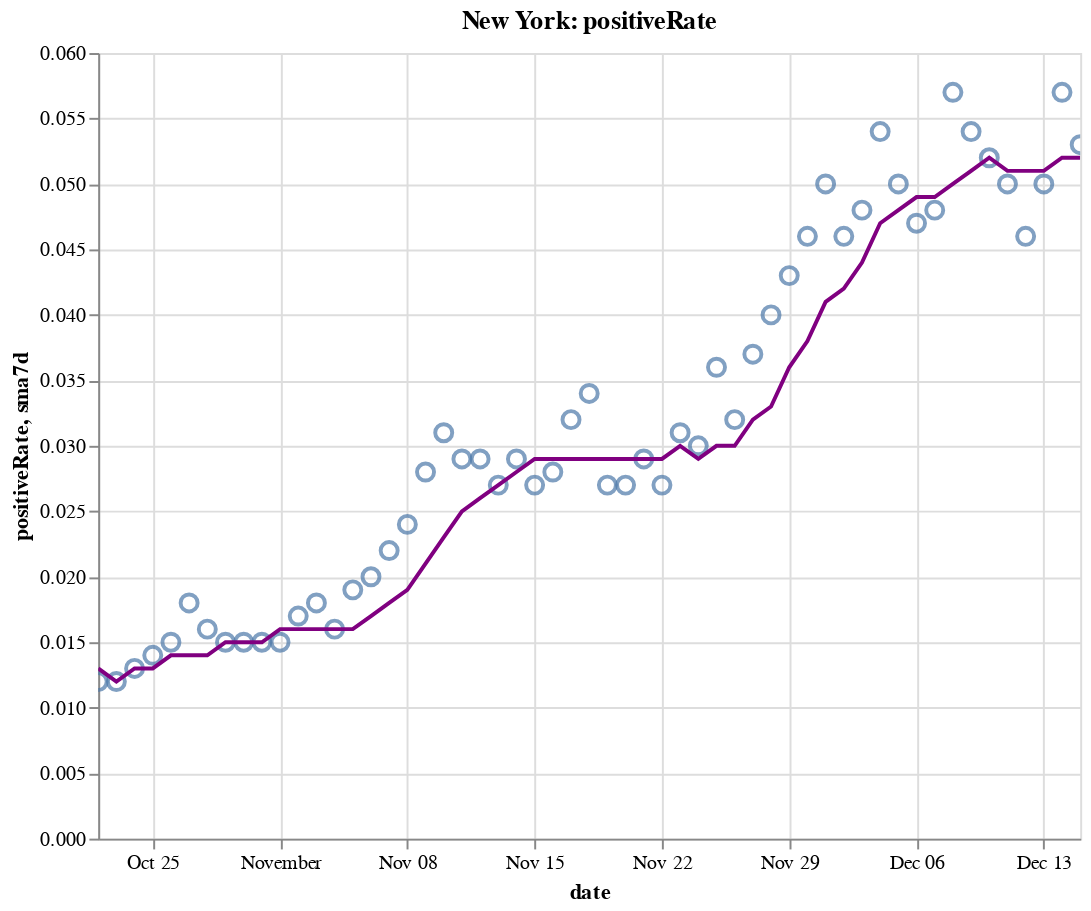

Write notebook code for a chart like this one.
### Code cell
create_plot(ny, 'positiveRate')

### Figure 1 — Vega-Lite specification as saved in the notebook (floating-point values rounded to 4 significant figures)
{"config": {"view": {"continuousWidth": 400, "continuousHeight": 300}}, "layer": [{"layer": [{"mark": {"type": "point", "size": 75}, "encoding": {"tooltip": [{"type": "temporal", "field": "date"}, {"type": "quantitative", "field": "positiveRate"}, {"type": "quantitative", "field": "sma7d"}], "x": {"type": "temporal", "field": "date"}, "y": {"type": "quantitative", "field": "positiveRate"}}, "selection": {"selector010": {"type": "interval", "bind": "scales", "encodings": ["x", "y"]}}}, {"mark": {"type": "line", "color": "purple"}, "encoding": {"x": {"type": "temporal", "field": "date"}, "y": {"type": "quantitative", "field": "sma7d"}}}]}, {"mark": {"type": "rule", "color": "#aaa"}, "encoding": {"x": {"type": "temporal", "field": "date"}}, "transform": [{"filter": {"selection": "selector009"}}]}, {"mark": "circle", "encoding": {"opacity": {"condition": {"value": 1, "selection": "selector009"}, "value": 0}, "tooltip": [{"type": "temporal", "field": "date"}, {"type": "quantitative", "field": "positiveRate"}, {"type": "quantitative", "field": "sma7d"}], "x": {"type": "temporal", "field": "date"}, "y": {"type": "quantitative", "field": "positiveRate"}}, "selection": {"selector009": {"type": "single", "encodings": ["x"], "on": "mouseover", "nearest": true, "empty": "none"}}}, {"mark": {"type": "text", "align": "left", "dx": 5, "dy": -5, "stroke": "white", "strokeWidth": 2}, "encoding": {"text": {"type": "quantitative", "field": "positiveRate"}, "tooltip": [{"type": "temporal", "field": "date"}, {"type": "quantitative", "field": "positiveRate"}, {"type": "quantitative", "field": "sma7d"}], "x": {"type": "temporal", "field": "date"}, "y": {"type": "quantitative", "field": "positiveRate"}}, "transform": [{"filter": {"selection": "selector009"}}]}, {"mark": {"type": "text", "align": "left", "dx": 5, "dy": -5}, "encoding": {"text": {"type": "quantitative", "field": "positiveRate"}, "tooltip": [{"type": "temporal", "field": "date"}, {"type": "quantitative", "field": "positiveRate"}, {"type": "quantitative", "field": "sma7d"}], "x": {"type": "temporal", "field": "date"}, "y": {"type": "quantitative", "field": "positiveRate"}}, "transform": [{"filter": {"selection": "selector009"}}]}], "data": {"name": "data-a6e4d165bdabdbadb55b331a8b10c718"}, "height": 400, "title": "New York: positiveRate", "width": 500, "$schema": "https://vega.github.io/schema/vega-lite/v4.8.1.json", "datasets": {"data-a6e4d165bdabdbadb55b331a8b10c718": [{"date": "2020-10-22T00:00:00", "totalTestResultsIncrease": 135300.0, "positiveIncrease": 1628.0, "death": 25690.0, "deathIncrease": 15.0, "positiveRate": 0.012, "state": "New York", "sma7d": 0.013}, {"date": "2020-10-23T00:00:00", "totalTestResultsIncrease": 141500.0, "positiveIncrease": 1637.0, "death": 25700.0, "deathIncrease": 11.0, "positiveRate": 0.012, "state": "New York", "sma7d": 0.012}, {"date": "2020-10-24T00:00:00", "totalTestResultsIncrease": 156900.0, "positiveIncrease": 2061.0, "death": 25720.0, "deathIncrease": 13.0, "positiveRate": 0.013, "state": "New York", "sma7d": 0.013}, {"date": "2020-10-25T00:00:00", "totalTestResultsIncrease": 120800.0, "positiveIncrease": 1632.0, "death": 25730.0, "deathIncrease": 12.0, "positiveRate": 0.014, "state": "New York", "sma7d": 0.013}, {"date": "2020-10-26T00:00:00", "totalTestResultsIncrease": 82120.0, "positiveIncrease": 1191.0, "death": 25740.0, "deathIncrease": 12.0, "positiveRate": 0.015, "state": "New York", "sma7d": 0.014}, {"date": "2020-10-27T00:00:00", "totalTestResultsIncrease": 111600.0, "positiveIncrease": 1991.0, "death": 25760.0, "deathIncrease": 16.0, "positiveRate": 0.018, "state": "New York", "sma7d": 0.014}, {"date": "2020-10-28T00:00:00", "totalTestResultsIncrease": 129700.0, "positiveIncrease": 2031.0, "death": 25770.0, "deathIncrease": 15.0, "positiveRate": 0.016, "state": "New York", "sma7d": 0.014}, {"date": "2020-10-29T00:00:00", "totalTestResultsIncrease": 168400.0, "positiveIncrease": 2499.0, "death": 25790.0, "deathIncrease": 19.0, "positiveRate": 0.015, "state": "New York", "sma7d": 0.015}, {"date": "2020-10-30T00:00:00", "totalTestResultsIncrease": 146900.0, "positiveIncrease": 2255.0, "death": 25800.0, "deathIncrease": 12.0, "positiveRate": 0.015, "state": "New York", "sma7d": 0.015}, {"date": "2020-10-31T00:00:00", "totalTestResultsIncrease": 137000.0, "positiveIncrease": 2049.0, "death": 25810.0, "deathIncrease": 3.0, "positiveRate": 0.015, "state": "New York", "sma7d": 0.015}, {"date": "2020-11-01T00:00:00", "totalTestResultsIncrease": 148900.0, "positiveIncrease": 2255.0, "death": 25820.0, "deathIncrease": 17.0, "positiveRate": 0.015, "state": "New York", "sma7d": 0.016}, {"date": "2020-11-02T00:00:00", "totalTestResultsIncrease": 96100.0, "positiveIncrease": 1633.0, "death": 25840.0, "deathIncrease": 14.0, "positiveRate": 0.017, "state": "New York", "sma7d": 0.016}, {"date": "2020-11-03T00:00:00", "totalTestResultsIncrease": 127900.0, "positiveIncrease": 2321.0, "death": 25850.0, "deathIncrease": 15.0, "positiveRate": 0.018, "state": "New York", "sma7d": 0.016}, {"date": "2020-11-04T00:00:00", "totalTestResultsIncrease": 133500.0, "positiveIncrease": 2126.0, "death": 25870.0, "deathIncrease": 15.0, "positiveRate": 0.016, "state": "New York", "sma7d": 0.016}, {"date": "2020-11-05T00:00:00", "totalTestResultsIncrease": 161000.0, "positiveIncrease": 2997.0, "death": 25890.0, "deathIncrease": 24.0, "positiveRate": 0.019, "state": "New York", "sma7d": 0.016}, {"date": "2020-11-06T00:00:00", "totalTestResultsIncrease": 160700.0, "positiveIncrease": 3209.0, "death": 25910.0, "deathIncrease": 18.0, "positiveRate": 0.02, "state": "New York", "sma7d": 0.017}, {"date": "2020-11-07T00:00:00", "totalTestResultsIncrease": 163300.0, "positiveIncrease": 3587.0, "death": 25930.0, "deathIncrease": 18.0, "positiveRate": 0.022, "state": "New York", "sma7d": 0.018}, {"date": "2020-11-08T00:00:00", "totalTestResultsIncrease": 145600.0, "positiveIncrease": 3428.0, "death": 25950.0, "deathIncrease": 19.0, "positiveRate": 0.024, "state": "New York", "sma7d": 0.019}, {"date": "2020-11-09T00:00:00", "totalTestResultsIncrease": 111400.0, "positiveIncrease": 3144.0, "death": 25970.0, "deathIncrease": 26.0, "positiveRate": 0.028, "state": "New York", "sma7d": 0.021}, {"date": "2020-11-10T00:00:00", "totalTestResultsIncrease": 128000.0, "positiveIncrease": 3965.0, "death": 26000.0, "deathIncrease": 32.0, "positiveRate": 0.031, "state": "New York", "sma7d": 0.023}, {"date": "2020-11-11T00:00:00", "totalTestResultsIncrease": 164300.0, "positiveIncrease": 4820.0, "death": 26030.0, "deathIncrease": 21.0, "positiveRate": 0.029, "state": "New York", "sma7d": 0.025}, {"date": "2020-11-12T00:00:00", "totalTestResultsIncrease": 162600.0, "positiveIncrease": 4797.0, "death": 26060.0, "deathIncrease": 29.0, "positiveRate": 0.029, "state": "New York", "sma7d": 0.026}, {"date": "2020-11-13T00:00:00", "totalTestResultsIncrease": 203700.0, "positiveIncrease": 5401.0, "death": 26080.0, "deathIncrease": 24.0, "positiveRate": 0.027, "state": "New York", "sma7d": 0.027}, {"date": "2020-11-14T00:00:00", "totalTestResultsIncrease": 184200.0, "positiveIncrease": 5388.0, "death": 26100.0, "deathIncrease": 24.0, "positiveRate": 0.029, "state": "New York", "sma7d": 0.028}, {"date": "2020-11-15T00:00:00", "totalTestResultsIncrease": 133200.0, "positiveIncrease": 3649.0, "death": 26130.0, "deathIncrease": 30.0, "positiveRate": 0.027, "state": "New York", "sma7d": 0.029}, {"date": "2020-11-16T00:00:00", "totalTestResultsIncrease": 124600.0, "positiveIncrease": 3490.0, "death": 26160.0, "deathIncrease": 26.0, "positiveRate": 0.028, "state": "New York", "sma7d": 0.029}, {"date": "2020-11-17T00:00:00", "totalTestResultsIncrease": 159900.0, "positiveIncrease": 5088.0, "death": 26190.0, "deathIncrease": 30.0, "positiveRate": 0.032, "state": "New York", "sma7d": 0.029}, {"date": "2020-11-18T00:00:00", "totalTestResultsIncrease": 154400.0, "positiveIncrease": 5294.0, "death": 26220.0, "deathIncrease": 36.0, "positiveRate": 0.034, "state": "New York", "sma7d": 0.029}, {"date": "2020-11-19T00:00:00", "totalTestResultsIncrease": 195200.0, "positiveIncrease": 5310.0, "death": 26260.0, "deathIncrease": 32.0, "positiveRate": 0.027, "state": "New York", "sma7d": 0.029}, {"date": "2020-11-20T00:00:00", "totalTestResultsIncrease": 205500.0, "positiveIncrease": 5468.0, "death": 26290.0, "deathIncrease": 35.0, "positiveRate": 0.027, "state": "New York", "sma7d": 0.029}, {"date": "2020-11-21T00:00:00", "totalTestResultsIncrease": 207900.0, "positiveIncrease": 5972.0, "death": 26330.0, "deathIncrease": 34.0, "positiveRate": 0.029, "state": "New York", "sma7d": 0.029}, {"date": "2020-11-22T00:00:00", "totalTestResultsIncrease": 196600.0, "positiveIncrease": 5392.0, "death": 26360.0, "deathIncrease": 31.0, "positiveRate": 0.027, "state": "New York", "sma7d": 0.029}, {"date": "2020-11-23T00:00:00", "totalTestResultsIncrease": 191500.0, "positiveIncrease": 5906.0, "death": 26390.0, "deathIncrease": 33.0, "positiveRate": 0.031, "state": "New York", "sma7d": 0.03}, {"date": "2020-11-24T00:00:00", "totalTestResultsIncrease": 164800.0, "positiveIncrease": 4881.0, "death": 26440.0, "deathIncrease": 51.0, "positiveRate": 0.03, "state": "New York", "sma7d": 0.029}, {"date": "2020-11-25T00:00:00", "totalTestResultsIncrease": 173100.0, "positiveIncrease": 6265.0, "death": 26480.0, "deathIncrease": 41.0, "positiveRate": 0.036, "state": "New York", "sma7d": 0.03}, {"date": "2020-11-26T00:00:00", "totalTestResultsIncrease": 217700.0, "positiveIncrease": 6933.0, "death": 26550.0, "deathIncrease": 67.0, "positiveRate": 0.032, "state": "New York", "sma7d": 0.03}, {"date": "2020-11-27T00:00:00", "totalTestResultsIncrease": 219400.0, "positiveIncrease": 8176.0, "death": 26590.0, "deathIncrease": 39.0, "positiveRate": 0.037, "state": "New York", "sma7d": 0.032}, {"date": "2020-11-28T00:00:00", "totalTestResultsIncrease": 152400.0, "positiveIncrease": 6063.0, "death": 26630.0, "deathIncrease": 44.0, "positiveRate": 0.04, "state": "New York", "sma7d": 0.033}, {"date": "2020-11-29T00:00:00", "totalTestResultsIncrease": 157300.0, "positiveIncrease": 6723.0, "death": 26690.0, "deathIncrease": 58.0, "positiveRate": 0.043, "state": "New York", "sma7d": 0.036}, {"date": "2020-11-30T00:00:00", "totalTestResultsIncrease": 149000.0, "positiveIncrease": 6819.0, "death": 26750.0, "deathIncrease": 57.0, "positiveRate": 0.046, "state": "New York", "sma7d": 0.038}, {"date": "2020-12-01T00:00:00", "totalTestResultsIncrease": 146700.0, "positiveIncrease": 7285.0, "death": 26820.0, "deathIncrease": 69.0, "positiveRate": 0.05, "state": "New York", "sma7d": 0.041}, {"date": "2020-12-02T00:00:00", "totalTestResultsIncrease": 193600.0, "positiveIncrease": 8973.0, "death": 26890.0, "deathIncrease": 73.0, "positiveRate": 0.046, "state": "New York", "sma7d": 0.042}, {"date": "2020-12-03T00:00:00", "totalTestResultsIncrease": 203400.0, "positiveIncrease": 9855.0, "death": 26960.0, "deathIncrease": 66.0, "positiveRate": 0.048, "state": "New York", "sma7d": 0.044}, {"date": "2020-12-04T00:00:00", "totalTestResultsIncrease": 208300.0, "positiveIncrease": 11270.0, "death": 27020.0, "deathIncrease": 62.0, "positiveRate": 0.054, "state": "New York", "sma7d": 0.047}, {"date": "2020-12-05T00:00:00", "totalTestResultsIncrease": 215400.0, "positiveIncrease": 10760.0, "death": 27090.0, "deathIncrease": 72.0, "positiveRate": 0.05, "state": "New York", "sma7d": 0.048}, {"date": "2020-12-06T00:00:00", "totalTestResultsIncrease": 205800.0, "positiveIncrease": 9702.0, "death": 27150.0, "deathIncrease": 60.0, "positiveRate": 0.047, "state": "New York", "sma7d": 0.049}, {"date": "2020-12-07T00:00:00", "totalTestResultsIncrease": 152300.0, "positiveIncrease": 7302.0, "death": 27230.0, "deathIncrease": 83.0, "positiveRate": 0.048, "state": "New York", "sma7d": 0.049}, {"date": "2020-12-08T00:00:00", "totalTestResultsIncrease": 162500.0, "positiveIncrease": 9335.0, "death": 27310.0, "deathIncrease": 75.0, "positiveRate": 0.057, "state": "New York", "sma7d": 0.05}, {"date": "2020-12-09T00:00:00", "totalTestResultsIncrease": 194600.0, "positiveIncrease": 10600.0, "death": 27400.0, "deathIncrease": 97.0, "positiveRate": 0.054, "state": "New York", "sma7d": 0.051}, {"date": "2020-12-10T00:00:00", "totalTestResultsIncrease": 197400.0, "positiveIncrease": 10180.0, "death": 27500.0, "deathIncrease": 94.0, "positiveRate": 0.052, "state": "New York", "sma7d": 0.052}, {"date": "2020-12-11T00:00:00", "totalTestResultsIncrease": 212700.0, "positiveIncrease": 10600.0, "death": 27590.0, "deathIncrease": 89.0, "positiveRate": 0.05, "state": "New York", "sma7d": 0.051}, {"date": "2020-12-12T00:00:00", "totalTestResultsIncrease": 242900.0, "positiveIncrease": 11130.0, "death": 27680.0, "deathIncrease": 88.0, "positiveRate": 0.046, "state": "New York", "sma7d": 0.051}, {"date": "2020-12-13T00:00:00", "totalTestResultsIncrease": 205200.0, "positiveIncrease": 10190.0, "death": 27780.0, "deathIncrease": 110.0, "positiveRate": 0.05, "state": "New York", "sma7d": 0.051}, {"date": "2020-12-14T00:00:00", "totalTestResultsIncrease": 159800.0, "positiveIncrease": 9044.0, "death": 27870.0, "deathIncrease": 85.0, "positiveRate": 0.057, "state": "New York", "sma7d": 0.052}, {"date": "2020-12-15T00:00:00", "totalTestResultsIncrease": 194200.0, "positiveIncrease": 10350.0, "death": 28000.0, "deathIncrease": 132.0, "positiveRate": 0.053, "state": "New York", "sma7d": 0.052}]}}
